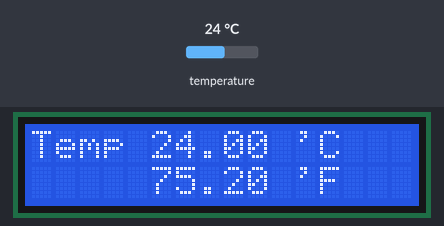
Bench run of a sketch on a simulated Arduino Uno, built with avr-gcc and run on an emulated ATmega328P. Parts: 16×2 character LCD. The inputs (shaded band) are chosen by the test bench; at power-on: temperature 24 °C.

Above: at 1.3 s.
1.4 s: temperature set to 12 °C
At 1.7 s:
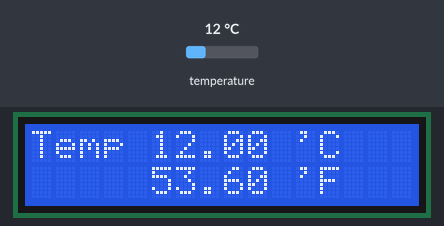
2.9 s: temperature set to 19 °C
At 4.1 s:
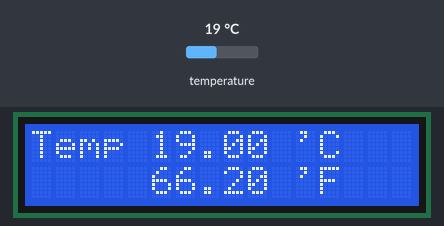
4.4 s: temperature set to 28 °C
At 5.6 s:
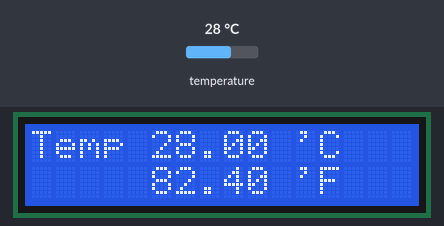
Timing chart, 0 to 7.4 s (numbered marks = the images above; inputs shaded):
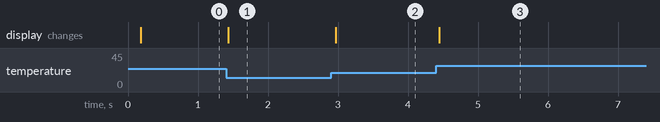

The sketch:

temp_with_screen.ino
```cpp
// (licence header left out)
#include <Adafruit_Sensor.h>
#include <DHT.h>
#include <DHT_U.h>
#include <LiquidCrystal_I2C.h>
//plug output pin of sensor to any pin on arduino and set pin number with DHTPIN below
#define DHTPIN 5
#define DHTTYPE    DHT11
//YWROBOT
//Compatible with the Arduino IDE 1.0
//Library version:1.1
#include <Wire.h>
#include <LiquidCrystal_I2C.h>
LiquidCrystal_I2C lcd(0x3F,16,2);  // set the LCD address to what ever your lcd address is (use I2C scanner to find out)
             //  addr,colums,lines
DHT_Unified dht(DHTPIN, DHTTYPE);
uint32_t delayMS;
void setup(){
  lcd.init();    // initialize the lcd
  // Print a message to the LCD.
  lcd.backlight();
  lcd.begin (16,2);
  Serial.begin(9600);
  // Initialize device.
  dht.begin();
  // Print temperature sensor details.
  sensor_t sensor;
  dht.temperature().getSensor(&sensor);
  // Set delay between sensor readings based on sensor details.
  delayMS = sensor.min_delay /500;
}
void loop() {
  // Delay between measurements.
  delay(delayMS);
  // Get temperature event and print its value.
  sensors_event_t event;
  dht.temperature().getEvent(&event);
   if (isnan(event.temperature)) {
    lcd.println(F("Error reading temperature"));
  }
  else {
    lcd.print(("Temp "));
    lcd.print(event.temperature);
    lcd.print(F(" 'C"));
    lcd.setCursor(5,1);
    lcd.print(event.temperature*1.8+32);
    lcd.print(F(" 'F"));
    lcd.setCursor(0,0);}
}
```

Measured:
- after the input at 1.4 s, the display: changes at once (image 1)
- after the input at 2.9 s, the display: changes after 0.07 s (image 2)
- after the input at 4.4 s, the display: changes after 0.05 s (image 3)
